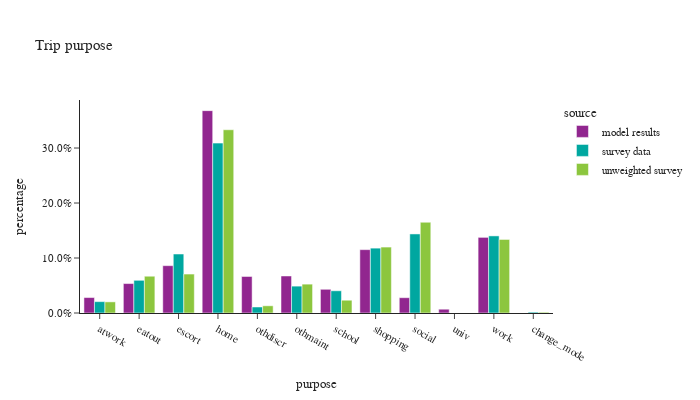

Notebook code for this chart:
### Code cell
df_plot = trip_data.groupby(['source','purpose'])['trip_weight'].sum().reset_index()
df_plot['percentage'] = df_plot.groupby(['source'], group_keys=False)['trip_weight']. \
    apply(lambda x: x / float(x.sum()))
# df_plot
fig = px.bar(df_plot, x="purpose", y="percentage", color="source",barmode="group",
             title="Trip purpose")
fig.for_each_annotation(lambda a: a.update(text = a.text.split("=")[-1]))
fig.update_layout(height=400, width=700, yaxis=dict(tickformat=".1%"))
fig.show()

### Figure 1 — Plotly figure (JSON) as saved in the notebook; plotly's stock layout.template omitted (floating-point values rounded to 4 significant figures)
{"data": [{"alignmentgroup": "True", "hovertemplate": "source=model results<br>purpose=%{x}<br>percentage=%{y}<extra></extra>", "legendgroup": "model results", "marker": {"color": "#91268F", "pattern": {"shape": ""}}, "name": "model results", "offsetgroup": "model results", "orientation": "v", "showlegend": true, "textposition": "auto", "type": "bar", "x": ["atwork", "eatout", "escort", "home", "othdiscr", "othmaint", "school", "shopping", "social", "univ", "work"], "xaxis": "x", "y": [0.0281, 0.05356, 0.08606, 0.368, 0.06642, 0.06734, 0.04312, 0.1152, 0.02783, 0.006883, 0.1375], "yaxis": "y"}, {"alignmentgroup": "True", "hovertemplate": "source=survey data<br>purpose=%{x}<br>percentage=%{y}<extra></extra>", "legendgroup": "survey data", "marker": {"color": "#00A7A0", "pattern": {"shape": ""}}, "name": "survey data", "offsetgroup": "survey data", "orientation": "v", "showlegend": true, "textposition": "auto", "type": "bar", "x": ["atwork", "change_mode", "eatout", "escort", "home", "othdiscr", "othmaint", "school", "shopping", "social", "work"], "xaxis": "x", "y": [0.02067, 0.001607, 0.05944, 0.1073, 0.3089, 0.01093, 0.04887, 0.04042, 0.1179, 0.1437, 0.1402], "yaxis": "y"}, {"alignmentgroup": "True", "hovertemplate": "source=unweighted survey<br>purpose=%{x}<br>percentage=%{y}<extra></extra>", "legendgroup": "unweighted survey", "marker": {"color": "#8CC63E", "pattern": {"shape": ""}}, "name": "unweighted survey", "offsetgroup": "unweighted survey", "orientation": "v", "showlegend": true, "textposition": "auto", "type": "bar", "x": ["atwork", "change_mode", "eatout", "escort", "home", "othdiscr", "othmaint", "school", "shopping", "social", "work"], "xaxis": "x", "y": [0.02023, 0.00141, 0.06687, 0.07082, 0.3332, 0.0131, 0.05249, 0.02323, 0.1199, 0.165, 0.1337], "yaxis": "y"}], "layout": {"barmode": "group", "height": 400, "legend": {"title": {"text": "source"}, "tracegroupgap": 0}, "title": {"text": "Trip purpose"}, "width": 700, "xaxis": {"anchor": "y", "domain": [0.0, 1.0], "title": {"text": "purpose"}}, "yaxis": {"anchor": "x", "domain": [0.0, 1.0], "tickformat": ".1%", "title": {"text": "percentage"}}}}
